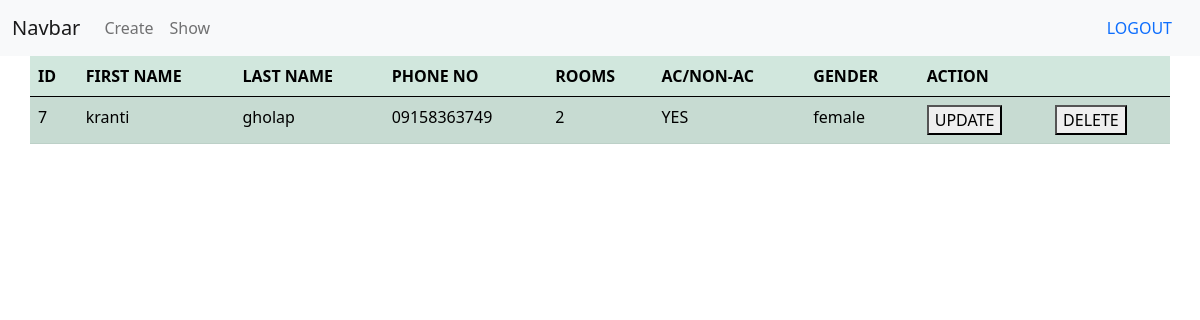
/retrieve/ (signed in), run on an earlier commit of the app's database.
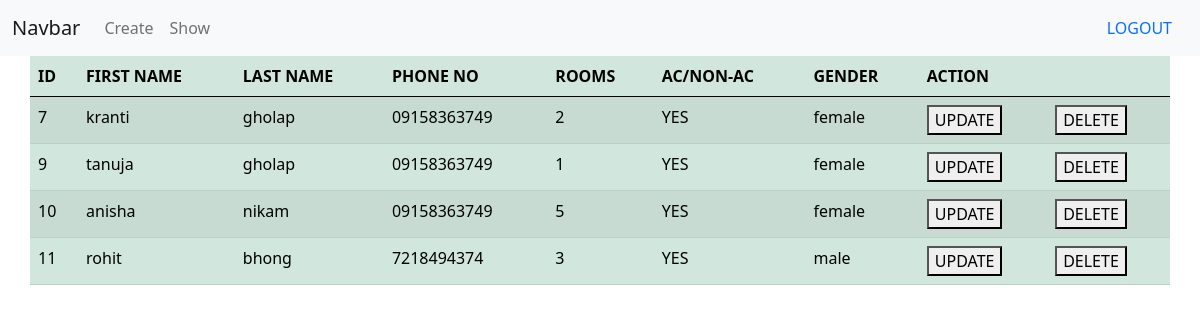
And on a later commit of the database.
### app1/models.py (models this page shows)
class Create(models.Model):
    choice2 = [('male', 'MALE'), ('female', 'FEMALE')]
    choice1 = (('YES', 'yes'), ('NO', 'no'))
    f_name = models.CharField(max_length=20)
    s_name = models.CharField(max_length=20)
    mobile_no = models.CharField(max_length=20, validators=[validators.RegexValidator('[7-9]{1}+[0-9]{9}')])
    rooms = models.IntegerField()
    ac = models.CharField(max_length=10, choices=choice1)
    gender = models.CharField(max_length=10, choices=choice2)

### app1/views.py (the view)
# urls.py: path('retrieve/', retrieve_view, name='retrieve_url'),
@login_required(login_url='login_url')
def retrieve_view(request):
    template_name = 'app1/retrieve.html'
    obj = Create.objects.all()
    context = {'form': obj}
    return render(request, template_name, context)

### templates/app1/retrieve.html
{% extends 'base.html' %}
{% block content %}
    <table class=" container m-auto table table-success table-striped">
        <thead>
            <tr>
                <th>ID</th>
                <th>FIRST NAME</th>
                <th>LAST NAME</th>
                <th>PHONE NO</th>
                <th>ROOMS</th>
                <th>AC/NON-AC</th>
                <th>GENDER</th>
                <th colspan="2">ACTION</th>
            </tr>
        </thead>
        <tbody>
            {% for i in form %}
            <tr>
                <td>{{ i.id }}</td>
                <td>{{ i.f_name }}</td>
                <td>{{ i.s_name }}</td>
                <td>{{ i.mobile_no }}</td>
                <td>{{ i.rooms }}</td>
                <td>{{ i.ac }}</td>
                <td>{{ i.gender }}</td>
                <td>
                    <a href="{% url 'update_url' i.id %}">
                        <button>UPDATE</button>
                    </a>
                </td>
                <td>
                    <a href="{% url 'delete_url' i.id %}">
                        <button>DELETE</button>
                    </a>
                </td>
            </tr>
            {% endfor %}
        </tbody>
    </table>
{% endblock %}

### templates/base.html (shortened to what this page needs)
<!DOCTYPE html>
<html lang="en">
<head>
  <link href="https://cdn.jsdelivr.net/npm/bootstrap@5.0.2/dist/css/bootstrap.min.css" rel="stylesheet">
</head>
<body>
<nav class="navbar navbar-expand-lg navbar-light bg-light">
  <div class="container-fluid">
    <a class="navbar-brand" href="#">Navbar</a>
    <div class="collapse navbar-collapse" id="navbarNavAltMarkup">
      <div class="navbar-nav">
        <a class="nav-link" href="{% url 'create_url' %}">Create</a>
        <a class="nav-link" href="{% url 'retrieve_url' %}">Show</a>
      </div>
    </div>
      {% if user.is_authenticated %}
        <a class="nav-link" href="{% url 'logout_url' %}">LOGOUT</a>
      {% else %}
        <a class="nav-link" href="{% url 'login_url' %}">LOGIN</a>
        <a class="nav-link" href="{% url 'signup_url' %}">SIGNUP</a>
      {% endif %}
  </div>
</nav>
{% block content %}
{% endblock %}
</body>
</html>

What changed in the data, as far as the page shows it:
added Create: id "9", f_name "tanuja", s_name "gholap", mobile_no "09158363749", rooms "1", ac "YES", gender "female"
added Create: id "10", f_name "anisha", s_name "nikam", mobile_no "09158363749", rooms "5", ac "YES", gender "female"
added Create: id "11", f_name "rohit", s_name "bhong", mobile_no "7218494374", rooms "3", ac "YES", gender "male"
